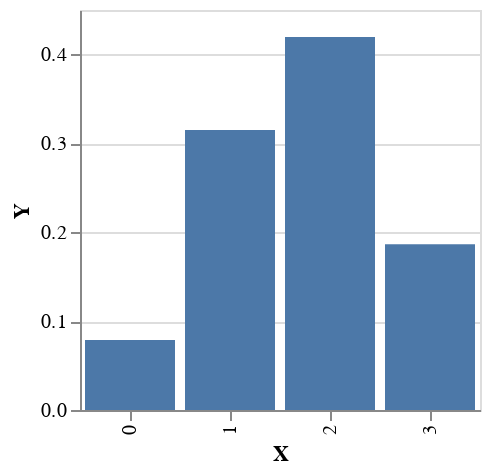

The cell this chart's notebook holds for it:
### Code cell
plotVega $ fmap (first (pack . show)) $ enumerate $ lengthDist 0.99

### Figure 1 — Vega-Lite specification as saved in the notebook (floating-point values rounded to 4 significant figures)
{"$schema": "https://vega.github.io/schema/vega-lite/v4.json", "data": {"values": [{"X": "2", "Y": 0.4197}, {"X": "1", "Y": 0.3151}, {"X": "3", "Y": 0.1864}, {"X": "0", "Y": 0.07884}]}, "encoding": {"x": {"field": "X", "type": "nominal"}, "y": {"field": "Y", "type": "quantitative"}}, "height": 200, "mark": "bar", "width": 200}
